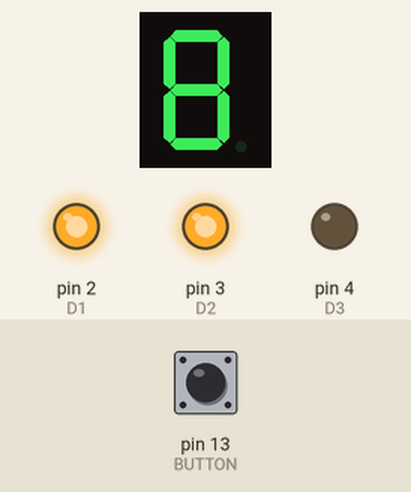
This sketch was run on a simulated Arduino Uno, built with avr-gcc and run on an emulated ATmega328P. Shown: 1-digit seven-segment display, output pins drawn as LEDs (lit = HIGH). Wiring (inferred from the names in the program): 1-digit 7-segment display, segments lit when HIGH: segments pin 6, pin 8, pin 11, pin 10, pin 9, pin 7, pin 12. Inputs (shaded band) come from the test bench; at power-on: pin 13 (BUTTON) HIGH. Random numbers use the default seed unless the sketch sets one; the segment pins are drawn as the display they are named for; pins used as bus, display or sensor lines are not drawn.

Above: at 1.2 s.
1.3 s: pin 13 (BUTTON) pulled LOW for 0.15 s
At 2.2 s:
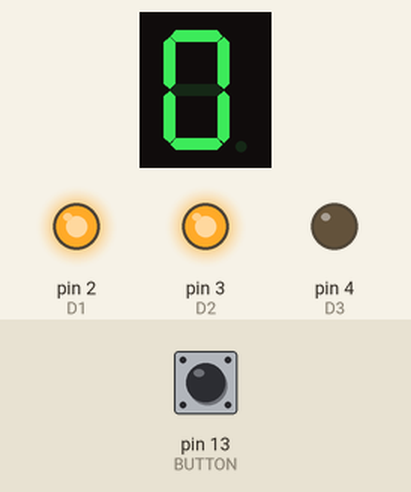
2.9 s: pin 13 (BUTTON) pulled LOW for 1 s
At 4.7 s:
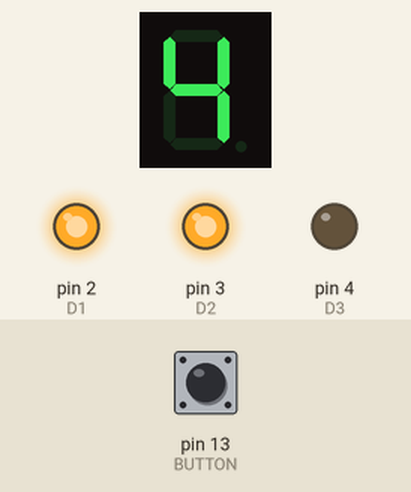
5.4 s: pin 13 (BUTTON) pulled LOW for 0.15 s
At 6.6 s:
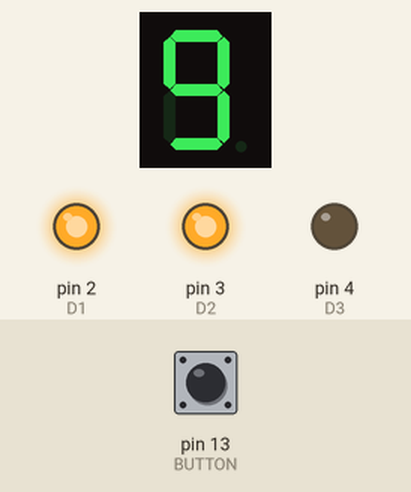
7.0 s: pin 13 (BUTTON) pulled LOW for 1 s
At 9.0 s:
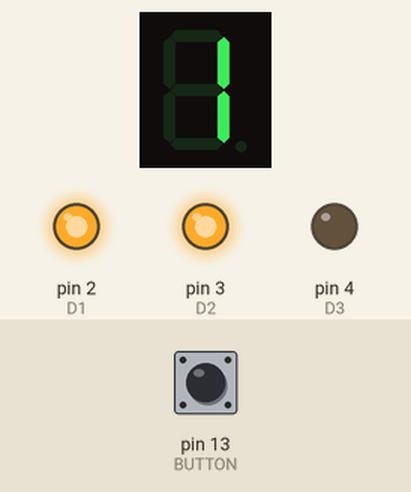
Timing chart, 0 to 10.5 s (numbered marks = the images above; inputs shaded):
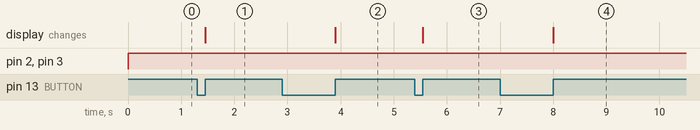

Measured:
- after the input at 1.3 s, the display: changes after 0.15 s (image 1)
- after the input at 2.9 s, the display: changes after 1.0 s (image 2)
- after the input at 5.4 s, the display: changes after 0.15 s (image 3)
- after the input at 7.0 s, the display: changes after 1.0 s (image 4)

The sketch:

PROJEKTI_versio100.ino
```cpp
int luku = 0;

int pinA = 6;
int pinB = 8;
int pinC = 11;
int pinD = 10;
int pinE = 9;
int pinF = 7;
int pinG = 12;

int D1 = 2;
int D2 = 3;
int D3 = 4;
int D4 = 5;

int BUTTON = 13;
int B_Delay = 5;

byte lastButtonState = LOW;
unsigned long lastBounceTime = 0;

void setup() {
  // put your setup code here, to run once:
  pinMode(pinA, OUTPUT);
  pinMode(pinB, OUTPUT);
  pinMode(pinC, OUTPUT);
  pinMode(pinD, OUTPUT);
  pinMode(pinE, OUTPUT);
  pinMode(pinF, OUTPUT);
  pinMode(pinG, OUTPUT);
  pinMode(D1, OUTPUT);
  pinMode(D2, OUTPUT);
  pinMode(D3, OUTPUT);
  pinMode(D4, OUTPUT);
  pinMode(BUTTON, INPUT_PULLUP);
  Serial.begin(9600);
}

void loop() {
  byte buttonState = digitalRead(BUTTON);
  if(buttonState != lastButtonState){
    lastButtonState = (buttonState);
    lastBounceTime = millis();

    if(millis()-lastBounceTime > B_Delay){
      lastButtonState = buttonState;
    }

    if(buttonState == HIGH){
    luku = random(1,11);

      if (luku <= 10){
        digitalWrite(D1, HIGH);
        digitalWrite(D2, LOW);
        digitalWrite(D3, HIGH);
        digitalWrite(D4, HIGH);

        digitalWrite(pinA, LOW);
        digitalWrite(pinB, HIGH);
        digitalWrite(pinC, HIGH);
        digitalWrite(pinD, LOW);
        digitalWrite(pinE, LOW);
        digitalWrite(pinF, LOW);
        digitalWrite(pinG, LOW);

        digitalWrite(D1, HIGH);
        digitalWrite(D2, HIGH);
        digitalWrite(D3, LOW);
        digitalWrite(D4, HIGH);
      }
      else{
        digitalWrite(D1, HIGH);
        digitalWrite(D2, LOW);
        digitalWrite(D3, LOW);
        digitalWrite(D4, HIGH);
      }

        switch (luku){
          case 1:
            //3 näytön numero
            digitalWrite(pinA, LOW); // NOTE that HIGH denotes an active SEGMENT
            digitalWrite(pinB, HIGH);
            digitalWrite(pinC, HIGH);
            digitalWrite(pinD, LOW);
            digitalWrite(pinE, LOW);
            digitalWrite(pinF, LOW);
            digitalWrite(pinG, LOW);
            //tila = 0;
            break;
          case 2:
            //3 näytön numero
            digitalWrite(pinA, HIGH); // NOTE that HIGH denotes an active SEGMENT
            digitalWrite(pinB, HIGH);
            digitalWrite(pinC, LOW);
            digitalWrite(pinD, HIGH);
            digitalWrite(pinE, HIGH);
            digitalWrite(pinF, LOW);
            digitalWrite(pinG, HIGH);
            //tila = 0;
            break;
          case 3:
            //3 näytön numero
            digitalWrite(pinA, HIGH); // NOTE that HIGH denotes an active SEGMENT
            digitalWrite(pinB, HIGH);
            digitalWrite(pinC, HIGH);
            digitalWrite(pinD, HIGH);
            digitalWrite(pinE, LOW);
            digitalWrite(pinF, LOW);
            digitalWrite(pinG, HIGH);
            //tila = 0;
            break;
          case 4:
            digitalWrite(pinA, LOW); // NOTE that HIGH denotes an active SEGMENT
            digitalWrite(pinB, HIGH);
            digitalWrite(pinC, HIGH);
            digitalWrite(pinD, LOW);
            digitalWrite(pinE, LOW);
            digitalWrite(pinF, HIGH);
            digitalWrite(pinG, HIGH);
            //tila = 0;
            break;
          case 5:
            digitalWrite(pinA, HIGH); // NOTE that HIGH denotes an active SEGMENT
            digitalWrite(pinB, LOW);
            digitalWrite(pinC, HIGH);
            digitalWrite(pinD, HIGH);
            digitalWrite(pinE, LOW);
            digitalWrite(pinF, HIGH);
            digitalWrite(pinG, HIGH);
            //tila = 0;
            break;
          case 6:
            digitalWrite(pinA, HIGH); // NOTE that HIGH denotes an active SEGMENT
            digitalWrite(pinB, LOW);
            digitalWrite(pinC, HIGH);
            digitalWrite(pinD, HIGH);
            digitalWrite(pinE, HIGH);
            digitalWrite(pinF, HIGH);
            digitalWrite(pinG, HIGH);
            //tila = 0;
            break;
          case 7:
            digitalWrite(pinA, HIGH); // NOTE that HIGH denotes an active SEGMENT
            digitalWrite(pinB, HIGH);
            digitalWrite(pinC, HIGH);
            digitalWrite(pinD, LOW);
            digitalWrite(pinE, LOW);
            digitalWrite(pinF, LOW);
            digitalWrite(pinG, LOW);
            //tila = 0;
            break;
          case 8:
            //numero 8
            digitalWrite(pinA, HIGH); // NOTE that HIGH denotes an active SEGMENT
            digitalWrite(pinB, HIGH);
            digitalWrite(pinC, HIGH);
            digitalWrite(pinD, HIGH);
            digitalWrite(pinE, HIGH);
            digitalWrite(pinF, HIGH);
            digitalWrite(pinG, HIGH);
            //tila = 0;
            break;
          case 9:
            digitalWrite(pinA, HIGH); // NOTE that HIGH denotes an active SEGMENT
            digitalWrite(pinB, HIGH);
            digitalWrite(pinC, HIGH);
            digitalWrite(pinD, HIGH);
            digitalWrite(pinE, LOW);
            digitalWrite(pinF, HIGH);
            digitalWrite(pinG, HIGH);
            //tila = 0;
            break;
          case 10:
            //3 näytön numero
            digitalWrite(pinA, HIGH); // NOTE that HIGH denotes an active SEGMENT
            digitalWrite(pinB, HIGH);
            digitalWrite(pinC, HIGH);
            digitalWrite(pinD, HIGH);
            digitalWrite(pinE, HIGH);
            digitalWrite(pinF, HIGH);
            digitalWrite(pinG, LOW);
            //tila = 0;
            break;
          case 11:
            //numero 11
            digitalWrite(pinA, LOW); // NOTE that HIGH denotes an active SEGMENT
            digitalWrite(pinB, HIGH);
            digitalWrite(pinC, HIGH);
            digitalWrite(pinD, LOW);
            digitalWrite(pinE, LOW);
            digitalWrite(pinF, LOW);
            digitalWrite(pinG, LOW);
            //tila = 0;
            break;
          case 12:
            //numero 12
            digitalWrite(pinA, HIGH); // NOTE that HIGH denotes an active SEGMENT
            digitalWrite(pinB, HIGH);
            digitalWrite(pinC, LOW);
            digitalWrite(pinD, HIGH);
            digitalWrite(pinE, HIGH);
            digitalWrite(pinF, LOW);
            digitalWrite(pinG, HIGH);
            break;
          case 13:
            //numero 13
            digitalWrite(pinA, HIGH); // NOTE that HIGH denotes an active SEGMENT
            digitalWrite(pinB, HIGH);
            digitalWrite(pinC, HIGH);
            digitalWrite(pinD, HIGH);
            digitalWrite(pinE, LOW);
            digitalWrite(pinF, LOW);
            digitalWrite(pinG, HIGH);
            //tila = 0;
            break;
          case 14:
            //3 näytön numero
            digitalWrite(pinA, LOW); // NOTE that HIGH denotes an active SEGMENT
            digitalWrite(pinB, HIGH);
            digitalWrite(pinC, HIGH);
            digitalWrite(pinD, LOW);
            digitalWrite(pinE, LOW);
            digitalWrite(pinF, HIGH);
            digitalWrite(pinG, HIGH);
            //tila = 0;
            break;
          case 15:
            //numero 15
            digitalWrite(pinA, HIGH); // NOTE that HIGH denotes an active SEGMENT
            digitalWrite(pinB, LOW);
            digitalWrite(pinC, HIGH);
            digitalWrite(pinD, HIGH);
            digitalWrite(pinE, LOW);
            digitalWrite(pinF, HIGH);
            digitalWrite(pinG, HIGH);
            //tila = 0;
            break;
          case 16:
            //numero 16
            digitalWrite(pinA, HIGH); // NOTE that HIGH denotes an active SEGMENT
            digitalWrite(pinB, LOW);
            digitalWrite(pinC, HIGH);
            digitalWrite(pinD, HIGH);
            digitalWrite(pinE, HIGH);
            digitalWrite(pinF, HIGH);
            digitalWrite(pinG, HIGH);
            //tila = 0;
            break;
          case 17:
            //numero 17
            //3 näytön numero
            digitalWrite(pinA, HIGH); // NOTE that HIGH denotes an active SEGMENT
            digitalWrite(pinB, HIGH);
            digitalWrite(pinC, HIGH);
            digitalWrite(pinD, LOW);
            digitalWrite(pinE, LOW);
            digitalWrite(pinF, LOW);
            digitalWrite(pinG, LOW);
            //tila = 0;
            break;
          case 18:
            //numero 18
            //3 näytön numero
            digitalWrite(pinA, HIGH); // NOTE that HIGH denotes an active SEGMENT
            digitalWrite(pinB, HIGH);
            digitalWrite(pinC, HIGH);
            digitalWrite(pinD, HIGH);
            digitalWrite(pinE, HIGH);
            digitalWrite(pinF, HIGH);
            digitalWrite(pinG, HIGH);
            //tila = 0;
            break;
          case 19:
            //3 näytön numero
            digitalWrite(pinA, HIGH); // NOTE that HIGH denotes an active SEGMENT
            digitalWrite(pinB, HIGH);
            digitalWrite(pinC, HIGH);
            digitalWrite(pinD, HIGH);
            digitalWrite(pinE, LOW);
            digitalWrite(pinF, HIGH);
            digitalWrite(pinG, HIGH);
            //tila = 0;
            break;
          case 20:
            //numero 20
            digitalWrite(D1, HIGH);
            digitalWrite(D2, LOW); // NOTE that LOW denotes the active digit
            digitalWrite(D3, HIGH);
            digitalWrite(D4, HIGH);
            //2 näytön numero
            digitalWrite(pinA, HIGH);
            digitalWrite(pinB, HIGH); // NOTE that HIGH denotes an active SEGMENT
            digitalWrite(pinC, LOW);
            digitalWrite(pinD, HIGH);
            digitalWrite(pinE, HIGH);
            digitalWrite(pinF, LOW);
            digitalWrite(pinG, HIGH);

            digitalWrite(D1, HIGH);
            digitalWrite(D2, HIGH);
            digitalWrite(D3, LOW); // NOTE that LOW denotes the active DIGIT
            digitalWrite(D4, HIGH);
            //3 näytön numero
            digitalWrite(pinA, HIGH); // NOTE that HIGH denotes an active SEGMENT
            digitalWrite(pinB, HIGH);
            digitalWrite(pinC, HIGH);
            digitalWrite(pinD, HIGH);
            digitalWrite(pinE, HIGH);
            digitalWrite(pinF, HIGH);
            digitalWrite(pinG, LOW);
            //tila = 0;
      }
      }
    delay(100);
  }
}
```
